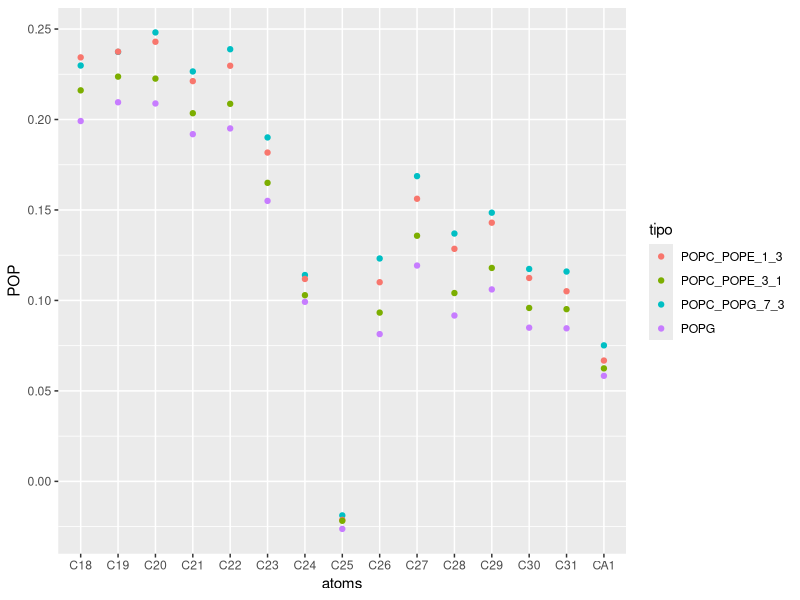

Generate this figure with R:
## ---- chunk 1
library(plyr)
library(dplyr)
library(readr)
library(ggplot2)


## ---- chunk 2

popc_popg_7_3 = read.table("./data/popc_popg_7_3_a_sn2_porden_popg.txt",col.names = c("V1","atoms","V3","V4","POP" ))
popg = read.table("./data/popg_a_sn2_porden_popg.txt",col.names = c("V1","atoms","V3","V4","POP" ))
popg_pope_1_3 = read.table("./data/popg_pope_1_3_a_sn2_porden_popg.txt",col.names = c("V1","atoms","V3","V4","POP" ))
popg_pope_3_1 = read.table("./data/popg_pope_3_1_a_sn2_porden_popg.txt",col.names = c("V1","atoms","V3","V4","POP" ))
## ---- chunk 3
popc_popg_7_3 %>% mutate(tipo="POPC_POPG_7_3")->popc_popg_7_3
popg%>%mutate(tipo="POPG")->popg
popg_pope_1_3%>%mutate(tipo="POPC_POPE_1_3")->popg_pope_1_3
popg_pope_3_1%>%mutate(tipo="POPC_POPE_3_1")->popg_pope_3_1


my_data<-bind_rows(popc_popg_7_3,popg,popg_pope_1_3,popg_pope_3_1)# o valor POP  é o valor numérico e o tipo vai noutra columna
rm(list=ls(pattern="pop"))# por limpeza do entorno
## ---- chunk 4


gg<-ggplot( my_data,aes(x=atoms,y=POP)) #esta é a definición da gráfica

x<-gg + geom_point(aes(colour=tipo))

x

# ##Unir los puntos con una línea
# ggplot(my, aes(y=POP, x=atoms)) + scale_fill_discrete(name="Experimental\nCondition",
#                                                       breaks=c("ctrl", "trt1", "trt2"),
#                                                       labels=c("Control", "Treatment 1", "Treatment 2")) +
#   geom_line() 
# 
# #Representar la gráfica 
# ggplot(data=my)  +
#   geom_point(aes(y=POPG, x=atoms)) +
#   geom_point(aes(y=POPC_POPG_7_3, x=atoms))+
#   geom_point(aes(y=POPG_POPE_1_3, x=atoms))+
#   geom_point(aes(y=POPG_POPE_3_1, x=atoms))+
#   geom_line()
